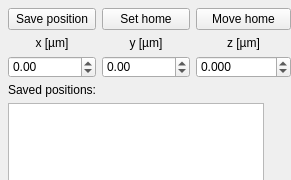
             <widget class="QWidget" name="stScrollAreaContents">
              <property name="geometry">
               <rect>
                <x>0</x>
                <y>0</y>
                <width>230</width>
                <height>180</height>
               </rect>
              </property>
              <property name="sizePolicy">
               <sizepolicy hsizetype="Preferred" vsizetype="Expanding">
                <horstretch>0</horstretch>
                <verstretch>0</verstretch>
               </sizepolicy>
              </property>
              <property name="minimumSize">
               <size>
                <width>0</width>
                <height>180</height>
               </size>
              </property>
              <property name="maximumSize">
               <size>
                <width>230</width>
                <height>400</height>
               </size>
              </property>
              <layout class="QVBoxLayout" name="verticalLayout_6">
               <property name="leftMargin">
                <number>8</number>
               </property>
               <property name="topMargin">
                <number>8</number>
               </property>
               <property name="rightMargin">
                <number>0</number>
               </property>
               <property name="bottomMargin">
                <number>8</number>
               </property>
               <item>
                <layout class="QVBoxLayout" name="verticalLayout_7" stretch="0,0,0">
                 <property name="sizeConstraint">
                  <enum>QLayout::SizeConstraint::SetMinimumSize</enum>
                 </property>
                 <item>
                  <layout class="QGridLayout" name="gridLayout_3">
                   <item row="0" column="0">
                    <widget class="QPushButton" name="savePosition">
                     <property name="enabled">
                      <bool>true</bool>
                     </property>
                     <property name="text">
                      <string>Save position</string>
                     </property>
                    </widget>
                   </item>
                   <item row="0" column="1">
                    <widget class="QPushButton" name="setHome">
                     <property name="enabled">
                      <bool>true</bool>
                     </property>
                     <property name="text">
                      <string>Set home</string>
                     </property>
                    </widget>
                   </item>
                   <item row="0" column="2">
                    <widget class="QPushButton" name="moveHome">
                     <property name="enabled">
                      <bool>true</bool>
                     </property>
                     <property name="text">
                      <string>Move home</string>
                     </property>
                    </widget>
                   </item>
                   <item row="1" column="0">
                    <widget class="QLabel" name="positionX_label_2">
                     <property name="text">
                      <string>x [µm]</string>
                     </property>
                     <property name="alignment">
                      <set>Qt::AlignmentFlag::AlignCenter</set>
                     </property>
                    </widget>
                   </item>
                   <item row="1" column="1">
                    <widget class="QLabel" name="positionY_label_2">
                     <property name="text">
                      <string>y [µm]</string>
                     </property>
                     <property name="alignment">
                      <set>Qt::AlignmentFlag::AlignCenter</set>
                     </property>
                    </widget>
                   </item>
                   <item row="1" column="2">
                    <widget class="QLabel" name="positionZ_label_2">
                     <property name="text">
                      <string>z [µm]</string>
                     </property>
                     <property name="alignment">
                      <set>Qt::AlignmentFlag::AlignCenter</set>
                     </property>
                    </widget>
                   </item>
                   <item row="2" column="0">
                    <widget class="QDoubleSpinBox" name="setPositionX">
                     <property name="locale">
                      <locale language="English" country="UnitedStates"/>
                     </property>
                     <property name="decimals">
                      <number>2</number>
                     </property>
                     <property name="minimum">
                      <double>-150000.000000000000000</double>
                     </property>
                     <property name="maximum">
                      <double>150000.000000000000000</double>
                     </property>
                     <property name="singleStep">
                      <double>1.000000000000000</double>
                     </property>
                     <property name="value">
                      <double>0.000000000000000</double>
                     </property>
                    </widget>
                   </item>
                   <item row="2" column="1">
                    <widget class="QDoubleSpinBox" name="setPositionY">
                     <property name="locale">
                      <locale language="English" country="UnitedStates"/>
                     </property>
                     <property name="decimals">
                      <number>2</number>
                     </property>
                     <property name="minimum">
                      <double>-150000.000000000000000</double>
                     </property>
                     <property name="maximum">
                      <double>150000.000000000000000</double>
                     </property>
                     <property name="singleStep">
                      <double>1.000000000000000</double>
                     </property>
                     <property name="value">
                      <double>0.000000000000000</double>
                     </property>
                    </widget>
                   </item>
                   <item row="2" column="2">
                    <widget class="QDoubleSpinBox" name="setPositionZ">
                     <property name="locale">
                      <locale language="English" country="UnitedStates"/>
                     </property>
                     <property name="decimals">
                      <number>3</number>
                     </property>
                     <property name="minimum">
                      <double>-150000.000000000000000</double>
                     </property>
                     <property name="maximum">
                      <double>150000.000000000000000</double>
                     </property>
                     <property name="singleStep">
                      <double>1.000000000000000</double>
                     </property>
                     <property name="value">
                      <double>0.000000000000000</double>
                     </property>
                    </widget>
                   </item>
                  </layout>
                 </item>
                 <item>
                  <widget class="QLabel" name="positionX_label_3">
                   <property name="text">
                    <string>Saved positions:</string>
                   </property>
                   <property name="alignment">
                    <set>Qt::AlignmentFlag::AlignLeading|Qt::AlignmentFlag::AlignLeft|Qt::AlignmentFlag::AlignVCenter</set>
                   </property>
                  </widget>
                 </item>
                 <item>
                  <widget class="QTableView" name="tableView">
                   <property name="sizePolicy">
                    <sizepolicy hsizetype="Fixed" vsizetype="Expanding">
                     <horstretch>0</horstretch>
                     <verstretch>0</verstretch>
                    </sizepolicy>
                   </property>
                   <property name="minimumSize">
                    <size>
                     <width>0</width>
                     <height>100</height>
                    </size>
                   </property>
                   <property name="maximumSize">
                    <size>
                     <width>16777215</width>
                     <height>300</height>
                    </size>
                   </property>
                   <property name="lineWidth">
                    <number>1</number>
                   </property>
                   <attribute name="verticalHeaderDefaultSectionSize">
                    <number>21</number>
                   </attribute>
                  </widget>
                 </item>
                </layout>
               </item>
              </layout>
             </widget>
